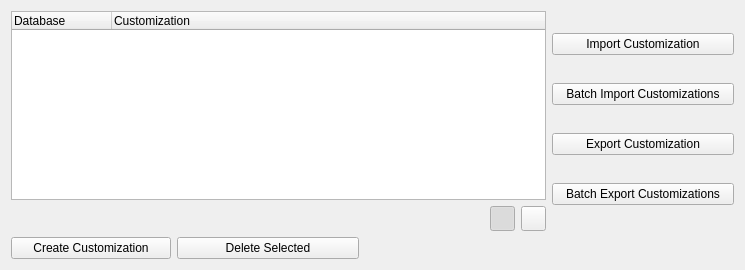
<?xml version="1.0" encoding="UTF-8"?>
<ui version="4.0">
 <class>CustomizationManagerWidget</class>
 <widget class="QWidget" name="CustomizationManagerWidget">
  <property name="geometry">
   <rect>
    <x>0</x>
    <y>0</y>
    <width>745</width>
    <height>270</height>
   </rect>
  </property>
  <property name="sizePolicy">
   <sizepolicy hsizetype="Preferred" vsizetype="MinimumExpanding">
    <horstretch>0</horstretch>
    <verstretch>0</verstretch>
   </sizepolicy>
  </property>
  <property name="windowTitle">
   <string>Form</string>
  </property>
  <layout class="QGridLayout" name="gridLayout_2">
   <item row="0" column="0" colspan="3">
    <layout class="QGridLayout" name="gridLayout">
     <item row="0" column="0" colspan="2">
      <widget class="QTreeWidget" name="permissionTreeWidget">
       <property name="toolTip">
        <string>Right click for options</string>
       </property>
       <attribute name="headerCascadingSectionResizes">
        <bool>true</bool>
       </attribute>
       <attribute name="headerMinimumSectionSize">
        <number>60</number>
       </attribute>
       <attribute name="headerStretchLastSection">
        <bool>true</bool>
       </attribute>
       <column>
        <property name="text">
         <string>Database</string>
        </property>
       </column>
       <column>
        <property name="text">
         <string>Customization</string>
        </property>
       </column>
      </widget>
     </item>
     <item row="1" column="0">
      <spacer name="horizontalSpacer">
       <property name="orientation">
        <enum>Qt::Horizontal</enum>
       </property>
       <property name="sizeHint" stdset="0">
        <size>
         <width>388</width>
         <height>20</height>
        </size>
       </property>
      </spacer>
     </item>
     <item row="1" column="1">
      <layout class="QHBoxLayout" name="horizontalLayout">
       <item>
        <widget class="QPushButton" name="databasePerspectivePushButton">
         <property name="sizePolicy">
          <sizepolicy hsizetype="Fixed" vsizetype="Fixed">
           <horstretch>0</horstretch>
           <verstretch>0</verstretch>
          </sizepolicy>
         </property>
         <property name="minimumSize">
          <size>
           <width>25</width>
           <height>25</height>
          </size>
         </property>
         <property name="maximumSize">
          <size>
           <width>25</width>
           <height>25</height>
          </size>
         </property>
         <property name="toolTip">
          <string>View Database Perspective</string>
         </property>
         <property name="text">
          <string/>
         </property>
         <property name="icon">
          <iconset resource="../resources.qrc">
           <normaloff>:/plugins/DsgTools/icons/database.png</normaloff>:/plugins/DsgTools/icons/database.png</iconset>
         </property>
         <property name="checkable">
          <bool>true</bool>
         </property>
         <property name="checked">
          <bool>true</bool>
         </property>
         <property name="autoExclusive">
          <bool>true</bool>
         </property>
         <property name="autoDefault">
          <bool>false</bool>
         </property>
        </widget>
       </item>
       <item>
        <widget class="QPushButton" name="userPerspectivePushButton">
         <property name="sizePolicy">
          <sizepolicy hsizetype="Fixed" vsizetype="Fixed">
           <horstretch>0</horstretch>
           <verstretch>0</verstretch>
          </sizepolicy>
         </property>
         <property name="minimumSize">
          <size>
           <width>25</width>
           <height>25</height>
          </size>
         </property>
         <property name="maximumSize">
          <size>
           <width>25</width>
           <height>25</height>
          </size>
         </property>
         <property name="toolTip">
          <string extracomment="aaa">View User Perspective</string>
         </property>
         <property name="text">
          <string/>
         </property>
         <property name="icon">
          <iconset resource="../resources.qrc">
           <normaloff>:/plugins/DsgTools/icons/manageUserProfiles.png</normaloff>:/plugins/DsgTools/icons/manageUserProfiles.png</iconset>
         </property>
         <property name="checkable">
          <bool>true</bool>
         </property>
         <property name="autoExclusive">
          <bool>true</bool>
         </property>
        </widget>
       </item>
      </layout>
     </item>
    </layout>
   </item>
   <item row="0" column="3">
    <layout class="QVBoxLayout" name="verticalLayout">
     <item>
      <widget class="QPushButton" name="importPushButton">
       <property name="text">
        <string>Import Customization</string>
       </property>
      </widget>
     </item>
     <item>
      <widget class="QPushButton" name="batchImportPushButton">
       <property name="text">
        <string>Batch Import Customizations</string>
       </property>
      </widget>
     </item>
     <item>
      <widget class="QPushButton" name="exportPushButton">
       <property name="text">
        <string>Export Customization</string>
       </property>
      </widget>
     </item>
     <item>
      <widget class="QPushButton" name="batchExportPushButton">
       <property name="text">
        <string>Batch Export Customizations</string>
       </property>
      </widget>
     </item>
    </layout>
   </item>
   <item row="1" column="0">
    <widget class="QPushButton" name="createPushButton">
     <property name="sizePolicy">
      <sizepolicy hsizetype="Fixed" vsizetype="Minimum">
       <horstretch>0</horstretch>
       <verstretch>0</verstretch>
      </sizepolicy>
     </property>
     <property name="maximumSize">
      <size>
       <width>160</width>
       <height>25</height>
      </size>
     </property>
     <property name="text">
      <string>Create Customization</string>
     </property>
     <property name="icon">
      <iconset resource="../resources.qrc">
       <normaloff>:/plugins/DsgTools/icons/plus.png</normaloff>:/plugins/DsgTools/icons/plus.png</iconset>
     </property>
    </widget>
   </item>
   <item row="1" column="1">
    <widget class="QPushButton" name="deleteCustomizationPushButton">
     <property name="maximumSize">
      <size>
       <width>16777215</width>
       <height>25</height>
      </size>
     </property>
     <property name="text">
      <string>Delete Selected</string>
     </property>
     <property name="icon">
      <iconset resource="../resources.qrc">
       <normaloff>:/plugins/DsgTools/icons/remove.png</normaloff>:/plugins/DsgTools/icons/remove.png</iconset>
     </property>
    </widget>
   </item>
  </layout>
 </widget>
 <resources>
  <include location="../resources.qrc"/>
 </resources>
 <connections/>
</ui>
